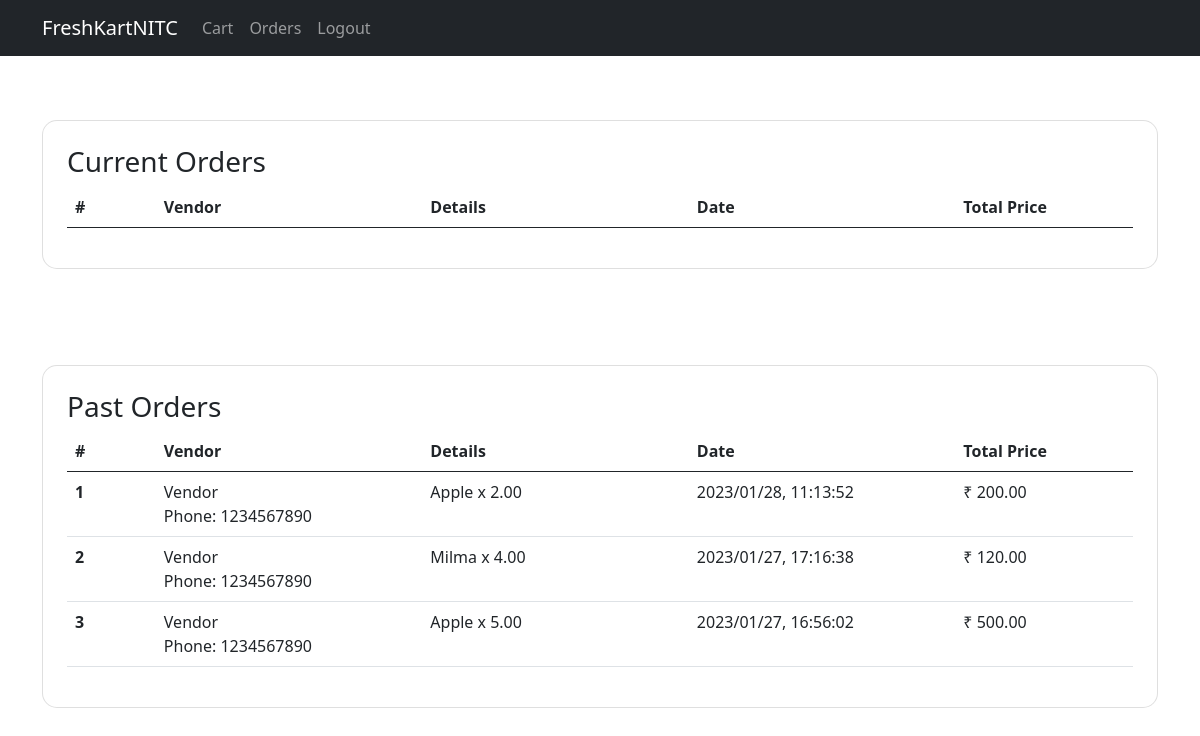
/orders (signed in), run on the app's committed database.
### application/models.py (models this page shows)
class Vendors(db.Model):
    __tablename__ = 'vendors'
    id = db.Column(db.Integer, primary_key=True, autoincrement=True)
    name = db.Column(db.String(255), nullable=False)
    email = db.Column(db.String(255), nullable=False, unique=True)
    phone = db.Column(db.String(10), nullable=False)
    password = db.Column(db.String(255), nullable=False)

class Products(db.Model):
    __tablename__ = 'products'
    id = db.Column(db.Integer, primary_key=True, autoincrement=True)
    name = db.Column(db.String(255), nullable=False)
    vendor = db.Column(db.Integer, db.ForeignKey('vendors.id'), nullable=False)
    image = db.Column(db.String(255), nullable=False)
    category = db.Column(db.String(255), nullable=False)
    price = db.Column(db.Numeric(10,2), nullable=False)
    qty = db.Column(db.Numeric(10,2), nullable=False)
    unit = db.Column(db.String(255), nullable=False)

class Orders(db.Model):
    __tablename__ = 'orders'
    id = db.Column(db.Integer, primary_key=True, autoincrement=True)
    vendor = db.Column(db.Integer, db.ForeignKey('vendors.id'), nullable=False)
    user = db.Column(db.Integer, db.ForeignKey('users.id'), nullable=False)
    product = db.Column(db.Integer, db.ForeignKey('products.id'), nullable=False)
    date = db.Column(db.String(255), nullable=False)
    qty = db.Column(db.Numeric(10,2), nullable=False)
    price = db.Column(db.Numeric(10,2), nullable=False)
    state = db.Column(db.String(255), nullable=False)

### application/controllers.py (the view)
@app.route('/orders')
@buyer_login_required
def orders():
    orders, prev_orders = utils.get_orders(session['id'])
    return render_template('orders.html', orders=orders, prev_orders = prev_orders )

### application/controllers.py (called while the page is built)
def buyer_login_required(f):
    @wraps(f)
    def wrap(*args, **kwargs):
        if 'type' in session and session['type'] == 'Buyer' and 'status' in session:
            return f(*args, **kwargs)
        else:
            flash('Unauthorized Access','danger')
            return redirect(url_for('login'))
    return wrap

### application/utils.py (called while the page is built)
def get_orders(id):
    orders = Orders.query.filter_by(user=id).order_by(Orders.date.desc()).all()
    current_orders = []
    past_orders = []
    for order in orders:
        product = Products.query.filter_by(id=order.product).first()
        vendor = Vendors.query.filter_by(id=order.vendor).first()
        item = {
            'vendor_name': vendor.name,
            'vendor_phone': vendor.phone,
            'product_name': product.name,
            'qty': order.qty,
            'date': order.date,
            'price': round(order.price * order.qty,2)
        }
        if order.state == "Ordered":
            current_orders.append(item)
        elif order.state == "Delivered":
            past_orders.append(item)
    return current_orders,past_orders

### templates/orders.html (shortened to what this page needs)
{% extends 'base_buyer.html' %}
{% block content %}
<div class="container py-5 h-100">
    <div class="card" style="border-radius: 15px;">
        <div class="card-body p-4">
            <h3>Current Orders</h3>
            <table class="table">
                <thead>
                  <tr>
                    <th class = "col-1">#</th>
                    <th class = "col-3">Vendor</th>
                    <th class="col-3">Details</th>
                    <th class="col-3">Date</th>
                    <th class = "col-2">Total Price</th>
                  </tr>
                </thead>
              </table>
        </div>
    </div>
</div>
<div class="container py-5 h-100">
    <div class="card" style="border-radius: 15px;">
        <div class="card-body p-4">
            <h3>Past Orders</h3>
            <table class="table">
                <thead>
                  <tr>
                    <th class = "col-1">#</th>
                    <th class = "col-3">Vendor</th>
                    <th class="col-3">Details</th>
                    <th class="col-3">Date</th>
                    <th class = "col-2">Total Price</th>
                  </tr>
                </thead>
                <tbody>
                    {% for order in prev_orders %}
                        <tr>
                            <th>{{ loop.index }}</th>
                            <td>
                                <div>
                                    <span>{{order['vendor_name']}}
                                    <br>
                                    Phone: {{order['vendor_phone']}}</span>
                                </div>
                            </td>
                            <td>{{ order['product_name'] }} x {{ order['qty'] }}</td>
                            <td>{{ order['date'] }}</td>
                            <td>₹ {{ order['price'] }}</td>
                        </tr>
                    {% endfor %}
                </tbody>
              </table>
        </div>
    </div>
</div>
{% endblock %}

### data on the page
Vendors: vendor_name "Vendor" "Vendor" "Vendor", vendor_phone "1234567890" "1234567890" "1234567890"
Products: product_name "Apple" "Apple"
Orders: qty "2.00", date "2023/01/28, 11:13:52"
Products: product_name "Milma"
Orders: qty "4.00", date "2023/01/27, 17:16:38"
Orders: qty "5.00", date "2023/01/27, 16:56:02"

### other printed values
{{ order['price'] }} "200.00" "120.00" "500.00"
